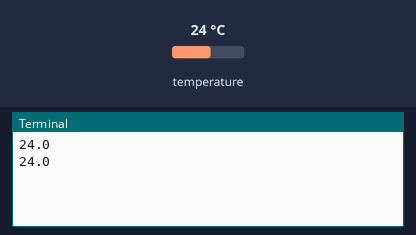
A program run on a simulated Raspberry Pi (BCM pin numbers). Parts: the last lines printed to the terminal. The inputs (shaded band) are chosen by the test bench; at power-on: temperature 24 °C.

Above: at 1.2 s.
1.3 s: temperature set to 12 °C
At 2.6 s:
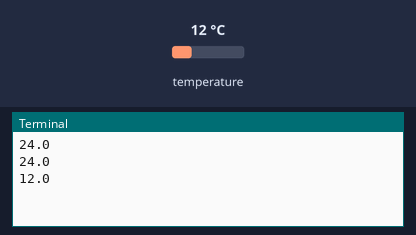
2.8 s: temperature set to 19 °C
At 3.8 s:
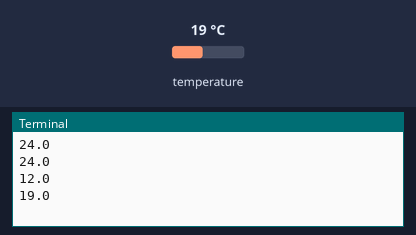
Timing chart, 0 to 5.8 s (numbered marks = the images above; inputs shaded):
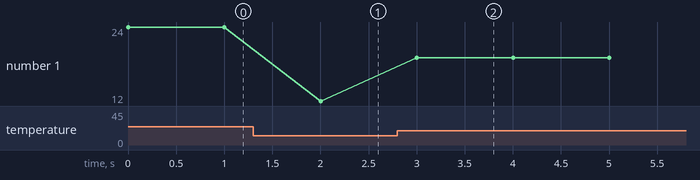

Measured:
- after the input at 1.3 s, the terminal: prints a new line after 0.70 s (image 1)
- after the input at 2.8 s, the terminal: prints a new line after 0.20 s (image 2)
- plotted number 1: 24 → 12 after the input at 1.3 s, 12 → 19 after the input at 2.8 s

The program:

tmp102-i2c.py
```python
# -*- coding: utf-8 -*-
#tmp102
#sen-11931
#
#I2C device
#vcc - 3.3v
#gnd - gnd
#sda - i2c sda
#scl - i2c scl
#alt -
#add0 -
#
import smbus
from time import sleep

def read_temp():
    word_data = bus.read_word_data(address_tmp102, register_tmp102)
    data = (word_data & 0xff00)>>8 | (word_data & 0xff)<<8
    data = data>>4 # 12bit
    if data & 0x800 == 0:
        # plus
        temperature = data * 0.0625
    else:
        # minus
        temperature = ((~data&0xfff) + 1) * -0.0625
    return temperature

bus = smbus.SMBus(1)
address_tmp102 = 0x48
register_tmp102 = 0x00

try:
    while True:
        inputValue = read_temp()
        print(inputValue)
        sleep(1)
except KeyboardInterrupt:
    pass
```
